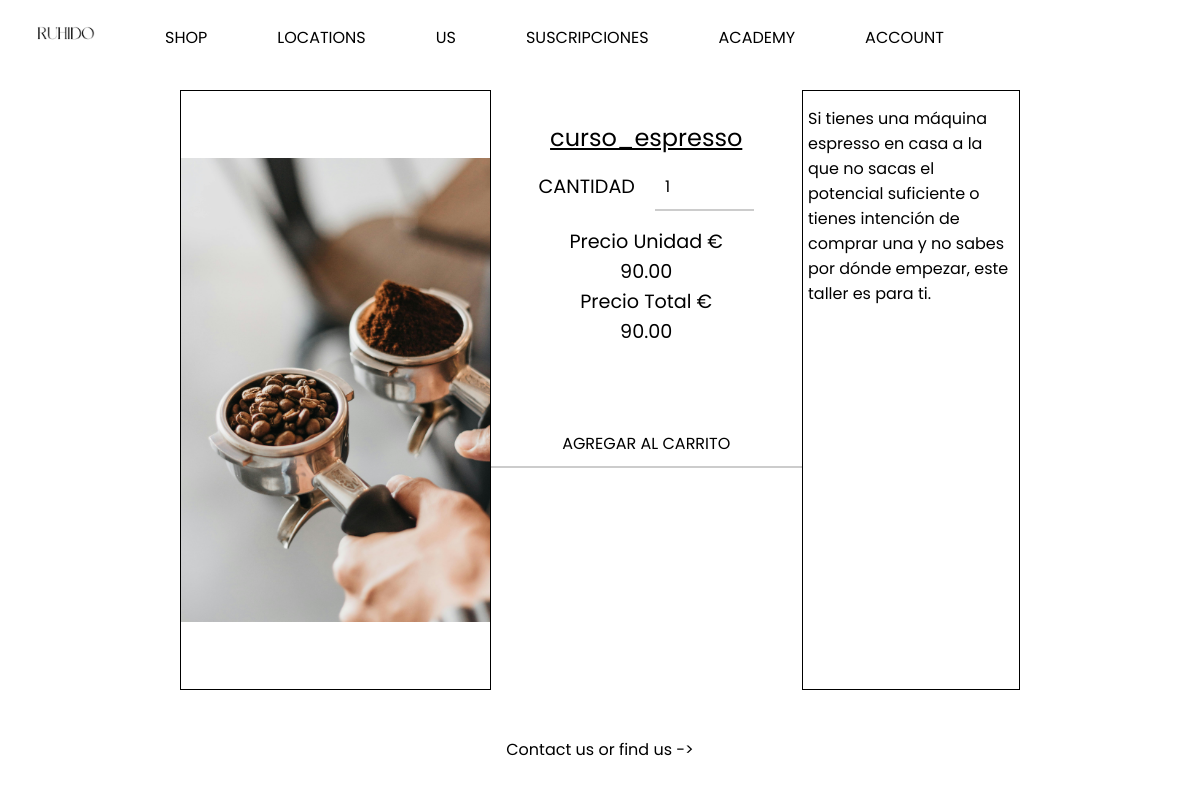
The app's page /producto.php?productId=87 with its own data.
### tables this page shows
CREATE TABLE producto (id_producto INT primary key auto_increment,
						nombre_producto VARCHAR(100) NOT NULL,
						precio_venta DECIMAL(6,2) NOT NULL,
                        descripcion TEXT,
                        categoria_producto ENUM("drink","bakery", "retail", "merchandising", "course", "house_equipment", "suscription") NOT NULL,
                        talla ENUM("S", "M", "L"),
                        origen_cafe VARCHAR(100),
						peso_retail ENUM("250gr","1kg"),
						tueste ENUM("espresso", "filtro"),
						molido ENUM("espresso","moka","french_press","V60","aeropress"),
                        url_imagen VARCHAR(200)
                        
);

### producto.php (the view, shortened to what this page needs)
<?php
    require_once 'db_conn.php';
    $query = 'SELECT * FROM producto WHERE id_producto = ?';
    $stmt = $db->prepare($query);
    $stmt->bind_param('s', $_GET['productId']);
    $stmt->execute();
    $result = $stmt->get_result();
    $prod = $result->fetch_assoc();
?>
<!DOCTYPE html>
<html lang="es">
    <head>
        <link rel="stylesheet" href="stylesRuhido.css?v=<?php echo time(); ?>">
    </head>
    <body>
        <?php
            include 'menunav.php';
        ?>
        <div class="superProduct">
            <div class="cajaProducto">
                <div class="fotoProducto">
                    <img src="<?php echo $prod['url_imagen'] ?>" alt="imagen producto">
                </div>
                <form action="producto.php" class="opcionesProducto">
                    <div class="nombreProducto"><?php echo $prod['nombre_producto'] ?></div>
                    <div class="cantidadProducto">
                        <label for="cantidadDeProducto">CANTIDAD</label>
                        <input type="number" id="cantidadDeProducto" min="1" max="20" value="1" onKeyDown="return false">
                    </div>
                    <div class="precioProducto">
                    <div class="datoPrecio">
                        <div>Precio Unidad €</div>
                        <div id="precioUnidad"><?php echo $prod['precio_venta']; ?></div>
                        <div>Precio Total €</div>
                        <div id="precioTotal"></div>
                    </div>
                    </div>
                    <input type="button" class="agregarAlCarrito" value="AGREGAR AL CARRITO">
                </form>
                <div class="descripcionProducto">
                    <div class="descripcionProductoIn"><?php echo $prod['descripcion'] ?></div>
                </div>
            </div>
        </div>
        <?php
            include 'footer.php';
        ?>
    </body>
</html>

### stylesRuhido.css (style rules this page uses)
* { box-sizing: border-box; margin: 0; font-family: 'Poppins', sans-serif; }
body { position: relative; }
form:not(.flexForm) { display: flex; flex-direction: column; }
form input:not([type="submit"]) { margin: 10px 0; padding: 10px; font-size: 16px; border: none; border-bottom: 2px solid #ccc; transition: border-bottom-color 0.3s; }
.superProduct { position: relative; width: 100%; height: 700px; display: flex; align-items: center; justify-content: center; }
.cajaProducto { position: relative; top: 5vh; height: 600px; width: 70%; background-color: white; display: flex; justify-content:space-between; }
.cajaProducto >div { background-color: white; }
.fotoProducto { width: 37%; display: flex; justify-content: center; align-items: center; overflow: hidden; border: 1px solid black; }
.fotoProducto img { width: 100%; height: 100%; object-fit: contain; }
.opcionesProducto { width: 37%; display: flex; flex-direction: column; gap: 7px; text-align: center; line-height: 600%; height: 100%; }
.opcionesProducto >div { width: 100%; height: 10%; }
.descripcionProducto { width: 26%; display: flex; align-items: center; justify-content: center; border: 1px solid black; }
.descripcionProductoIn { width: 95%; height: 95%; }
.cantidadProducto { display: flex; flex-direction: row; align-items: center; justify-content: center; gap: 10px; font-size: larger; }
.agregarAlCarrito { border: 1px solid black; margin-left: 50px; margin-right: 50px; position: relative; top: 15vh; z-index: 10; }
.precioProducto { display: flex; flex-direction: row; align-items: center; justify-content: center; gap: 10px; font-size: larger; }
.cantidadProducto { display: flex; gap: 20px; }
.datoPrecio { height: 50px; display: flex; flex-direction: column; justify-content: center; }
.datoPrecio >div { height: 30px; }
.nombreProducto { font-size: 1.5em; text-decoration: underline; }
input { background-color: white; border: none; font-size: 1em; font: 'Poppins'; }

### records on screen
producto: url_imagen (picture), nombre_producto "curso_espresso", precio_venta "90.00", descripcion "Si tienes una máquina espresso en casa a la que no sacas el potencial suficiente o tienes intención de comprar una y no sabes por dónde empezar, este taller es para ti."
